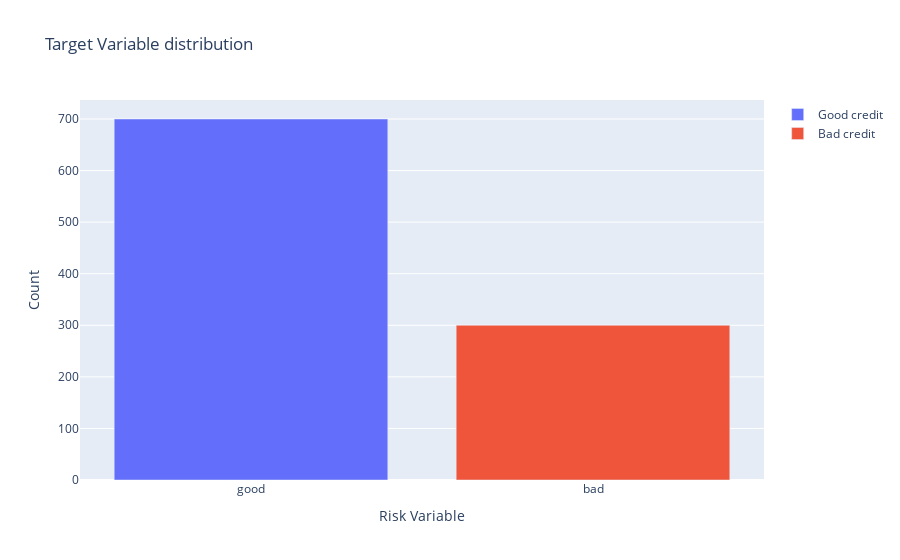

The notebook cell saved with this chart:
### Code cell
graph0=go.Bar(x=df[df["Risk"]=="good"]["Risk"].value_counts().index.values,y=df[df["Risk"]=="good"]["Risk"].value_counts().values, name="Good credit")

graph1=go.Bar(x=df[df["Risk"]=="bad"]["Risk"].value_counts().index.values,y=df[df["Risk"]=="bad"]["Risk"].value_counts().values, name="Bad credit")

data=[graph0, graph1]
layout=go.Layout(yaxis=dict(title="Count"),xaxis=dict(title="Risk Variable"),title="Target Variable distribution")

fig=go.Figure(data=data, layout=layout)
py.iplot(fig)

### Figure 1 — Plotly figure (JSON) as saved in the notebook; plotly's stock layout.template omitted (floating-point values rounded to 4 significant figures)
{"data": [{"name": "Good credit", "type": "bar", "x": ["good"], "y": [700]}, {"name": "Bad credit", "type": "bar", "x": ["bad"], "y": [300]}], "layout": {"title": {"text": "Target Variable distribution"}, "xaxis": {"title": {"text": "Risk Variable"}}, "yaxis": {"title": {"text": "Count"}}}}
